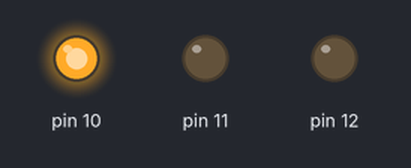
A sketch run on a simulated Arduino Uno, built with avr-gcc and run on an emulated ATmega328P. On the bench: output pins drawn as LEDs (lit = HIGH).

Above: at 0.15 s.
At 2.0 s:
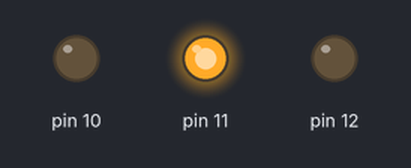
At 4.0 s:
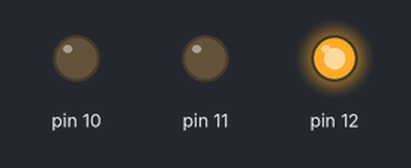
At 6.55 s:
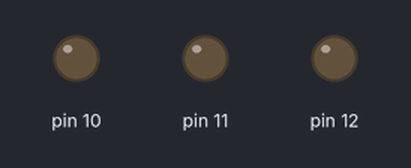
Timing chart, 0 to 7.2 s (numbered marks = the images above):
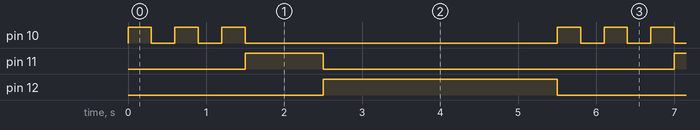

The sketch:

20191031___Blink.ino
```cpp
void setup() {
  pinMode(10, OUTPUT);
  pinMode(11, OUTPUT);
  pinMode(12, OUTPUT);
}

void loop() {
  digitalWrite(10, HIGH);
  delay(300);
  digitalWrite(10, LOW);
  delay(300);
  digitalWrite(10, HIGH);
  delay(300);
  digitalWrite(10, LOW);
  delay(300);
  digitalWrite(10, HIGH);
  delay(300);
  digitalWrite(10, LOW);
  digitalWrite(11, HIGH);
  delay(1000);
  digitalWrite(11, LOW);
  digitalWrite(12, HIGH);
  delay(3000);
  digitalWrite(12, LOW);
}
```

Measured:
- by itself, pin 10: repeats every 5.5 s: 2 × (LOW 0.30 s, HIGH 0.30 s), LOW 4.0 s, HIGH 0.30 s
- by itself, pin 11: alternates HIGH for 1.0 s and LOW for 4.5 s
- by itself, pin 12: alternates HIGH for 3.0 s and LOW for 2.5 s
